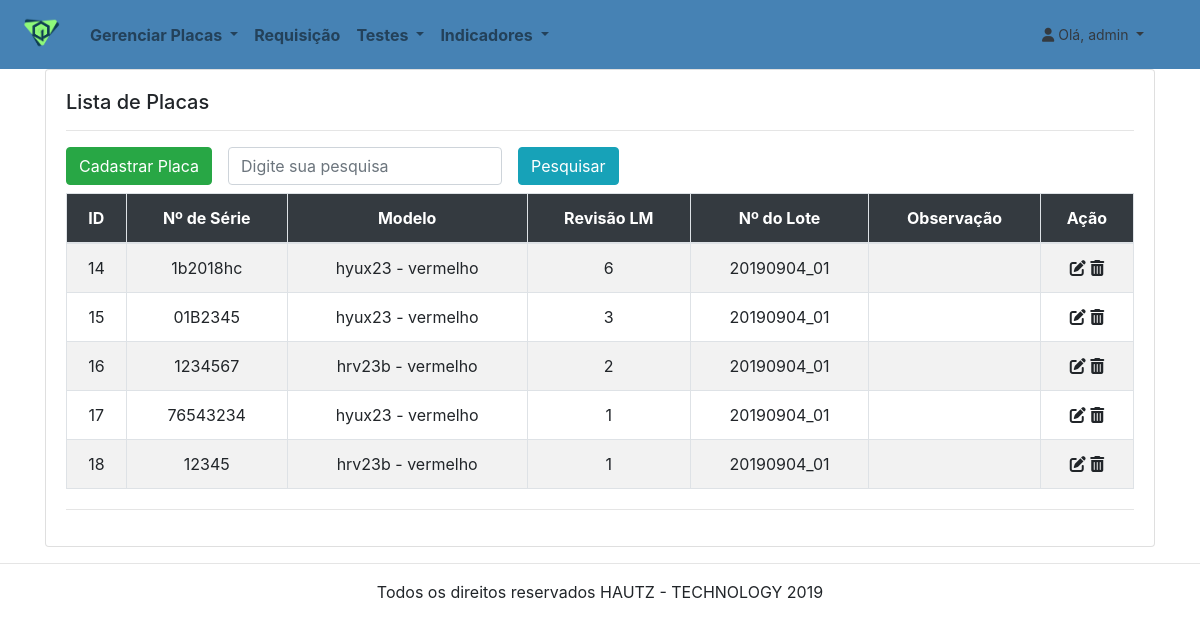
Page /placas/lista-placa/ (signed in) on the earlier database version.
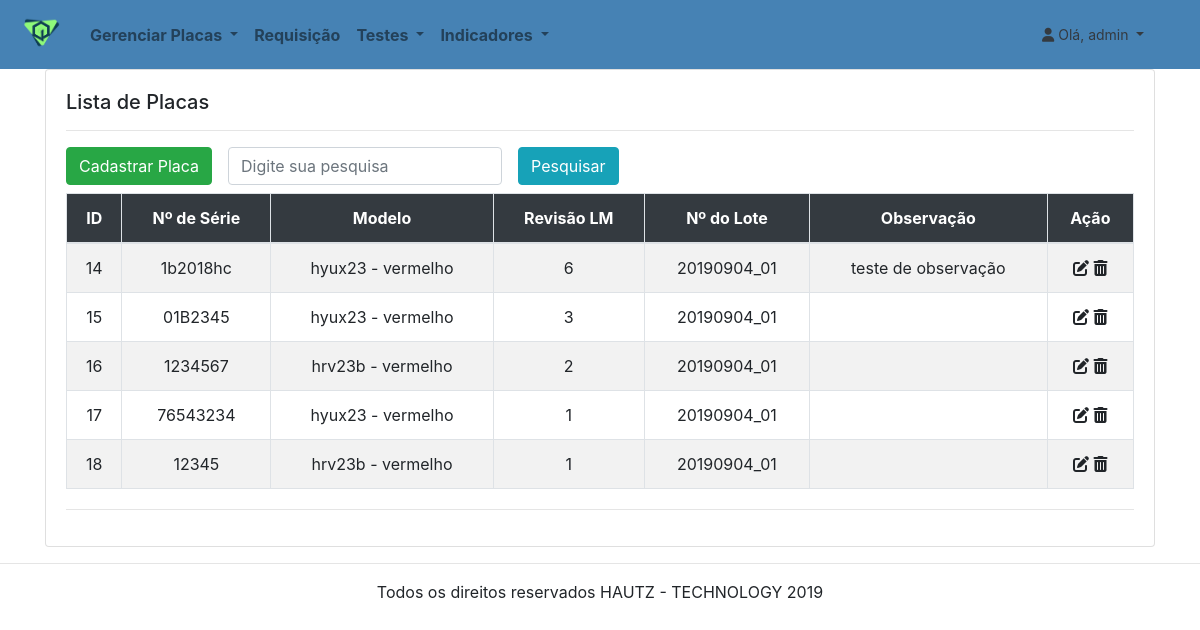
Same page on the later database version.
### placas/models/cadastro_placas.py (models this page shows, shortened)
class Cadastro_placas(models.Model):
    Numero_serie = models.CharField(
        'Número de série',
        max_length=120
    )
    Modelo = models.ForeignKey(
        'placas.modelo_placas',
        related_name='modelo_placas_modelo',
        on_delete = models.PROTECT,
        null = True,
        limit_choices_to= {'Ativo': True} #Limita somente a modelos ativos
    )
    Revisao_lm = models.IntegerField(
        'Revisao LM'
    )
    Lote_numero = models.ForeignKey(
        'placas.cadastro_lote',
        related_name='numero_lote',
        on_delete = models.PROTECT,
        limit_choices_to= {'Ativo': True} #Limita somente a modelos ativos
    )
    Observacao = models.TextField(
        'Observação',
        blank=True
    )
    class Meta:
        db_table = 'CADASTRO_PLACAS'
        constraints = [
            models.UniqueConstraint(fields=['Numero_serie'], name="Constraint_placas")
        ]

### placas/models/modelo_placas.py (models this page shows)
class Modelo_placas(models.Model):
    Modelo = models.CharField(
        'modelo',
        max_length=120
    )
    Descricao = models.CharField(
        'Descrição',
        max_length=200
    )
    Ativo = models.BooleanField(
        'Modelo Ativo',
        default=True
    )
    def __str__(self):
        return '{} - {}'.format(self.Modelo, self.Descricao)
    class Meta:
        db_table = 'MODELO_PLACAS'
        constraints = [
            models.UniqueConstraint(fields=['Modelo', 'Descricao'], name="Constraint_modelo")
        ]

### placas/models/cadastro_lote.py (models this page shows)
class Cadastro_lote(models.Model):
    Lote_numero = models.CharField(
        'Numero do lote',
        max_length=50
    )
    Qtd_placa = models.IntegerField(
        'Quantidade de placa',
        default=1
    )
    Ativo = models.BooleanField(
        'Lote Ativo',
        default=True
    )
    def __str__(self):
        return self.Lote_numero
    class Meta:
        db_table = 'CADASTRO_LOTE'
        constraints = [
            models.UniqueConstraint(fields=['Lote_numero'], name="Constraint_lote")
        ]

### placas/views.py (the view)
# urls.py: path('lista-placa/', views.lista_placa, name="lista-placa"),
@login_required
def lista_placa(request, id=None):
    pesquisa = request.GET.get("pesquisa", None)
    if pesquisa:
        list_placa = Cadastro_placas.objects.all()
        list_placa = list_placa.filter(Numero_serie__icontains=pesquisa) #Icontains é como se fosse um like%% do SQL
    else:
        list_placa = Cadastro_placas.objects.all()
    context = {
        'list_placa': list_placa
    }
    return render(request, "placas/lista-placa.html", context)

### contas/models/usuario.py (called while the page is built)
    def __str__(self):
        return self.username

### indicadores/context_processors.py (called while the page is built)
def menu_indicadores(requets):
    return {
        "Menu_indicadores": Menu_indicadores.objects.all()
    }

### placas/context_processors.py (called while the page is built)
def menu_placas(requets):
    return {
        "Menu_placas": Menu_placas.objects.all()
    }

### testes/context_processors.py (called while the page is built)
def menu_testes(requets):
    return {
        "lista_testes": Menu_testes.objects.all()
    }

### placas/templates/placas/lista-placa.html (shortened to what this page needs)
{% extends "base.html" %}
{% load static %}
{% load crispy_forms_tags %}
{% block conteudo %}
<div class="container">
  <div class="row">
    <div class="col-lg-12 col-md-12 col-sm-12 col-xs-12">
      <div class="card">
        <div class="card-body">
          <h5 class="card-title">Lista de Placas</h5>
          {% if list_placa|length > 0 %}
          <hr />
          <div class="form-inline" >
              <a href="{% url 'placas:cadastrar-placa' %}" class="btn btn-success mb-2">
                  Cadastrar Placa
              </a>
              <form class="form-inline">
                  <br/>
                  <div class="form-group mx-sm-3 mb-2" >
                    <input type="Pesquisa a placa." class="form-control" id="pesquisa" name="pesquisa" placeholder="Digite sua pesquisa">
                  </div>
                  <button type="submit" class="btn btn-info mb-2">Pesquisar</button>
              </form>
          </div>
            <div style="overflow: auto; height: 300px">
            <table class="table table-striped table-bordered table-hover" role="grid" aria-describedby="dynamic-table_info">
              <thead class="bg-dark text-white"  >
              <tr class="text-center">
                <th>ID</th>
                <th>Nº de Série</th>
                <th>Modelo</th>
                <th>Revisão LM</th>
                <th>Nº do Lote</th>
                <th>Observação</th>
                <th>Ação</th>
              </tr>
              </thead>
              <tbody >
              {% for placa in list_placa %}
                <tr class="text-center">
                    <td>{{ placa.id }}</td>
                    <td>{{ placa.Numero_serie }} </td>
                    <td>{{ placa.Modelo }} </td>
                    <td>{{ placa.Revisao_lm }} </td>
                    <td>{{ placa.Lote_numero }} </td>
                    <td>{{ placa.Observacao }}</td>
                  <td>
                    <a alt="Editar" href="{% url 'placas:atualiza-placa' placa.id %}" class="fas fa-edit" ></a>
                    <a alt="Excluir" class="fas fa-trash-alt" href="{% url 'placas:excluir-placa' placa.id %}"></a>
                  </td>
                </tr>
              {% endfor %}
              </tbody>
            </table>
          </div>
        {% else %}
          <div class="text-center mt-5 mb-5 jumbotron">
            <h5>Nenhuma <code>placa</code> cadastrada ainda </br>ou a pesquisa não retornou resultado.</h5>
          </div>
        {% endif %}
          <hr />
          </div>
        </div>
      </div>
    </div>
  </div>
{% endblock conteudo %}

Differences in the rows shown:
changed Cadastro_placas "1b2018hc": Observacao (not shown) → "teste de observação"
